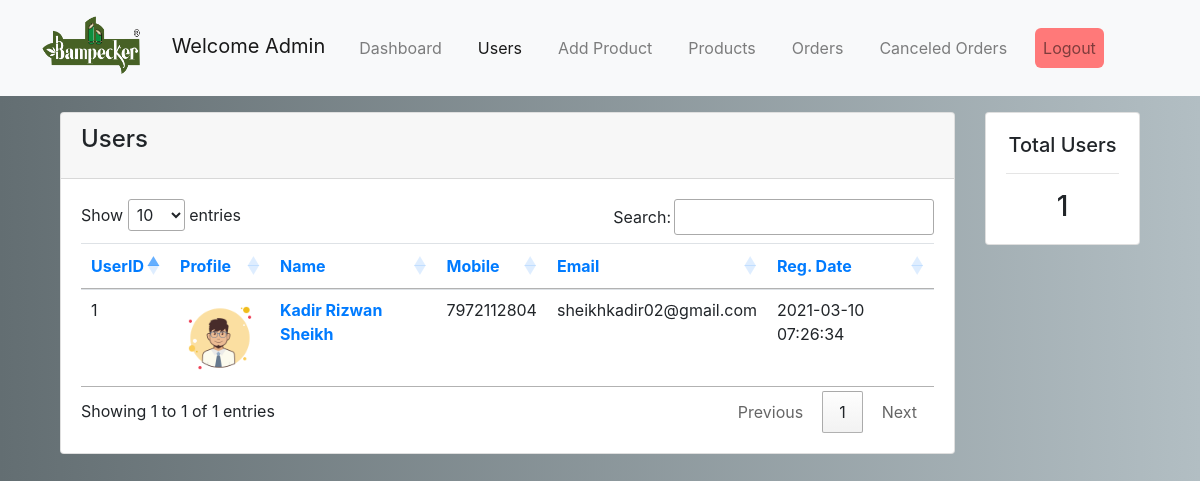
The app's page /admin-panel/users.php (signed in) with its own data.
### tables this page shows
CREATE TABLE `customer_tbl` (
  `id` int(11) NOT NULL,
  `csrf` varchar(100) NOT NULL,
  `name` varchar(50) NOT NULL,
  `profile_photo` varchar(50) NOT NULL DEFAULT 'user.png',
  `mobile_no` varchar(20) NOT NULL,
  `email` varchar(50) NOT NULL,
  `password` varchar(100) NOT NULL,
  `reg_date` timestamp NOT NULL DEFAULT CURRENT_TIMESTAMP
);

### admin-panel/users.php (the view, shortened to what this page needs)
<?php include '../common/connect.php'; ?>
<!DOCTYPE html>
<html>
<head>
	<link rel="stylesheet" href="https://stackpath.bootstrapcdn.com/bootstrap/4.4.1/css/bootstrap.min.css">
  <link rel="stylesheet" type="text/css" href="https://cdn.datatables.net/1.10.23/css/jquery.dataTables.min.css">
	<link rel="stylesheet" type="text/css" href="css/login.css">
</head>
<body>
<?php
    include 'navbar.php';
?>
<div class="container mt-3">
<div class="content">
        <div class="container-fluid">
          <div class="row">
            <div class="col-md-10">
              <div class="card">
                <div class="card-header card-header-primary">
                  <h4 class="card-title">Users</h4>
                </div>
                <div class="card-body">
                  <div class="table-responsive">
                    <table class="table" id="users_tbl">
                    <thead class=" text-primary">
                        <th>
                          UserID
                        </th>
                        <th>
                          Profile
                        </th>
                        <th>
                          Name
                        </th>
                        <th>
                          Mobile
                        </th>
                        <th>
                          Email
                        </th>
                        <th>
                          Reg. Date
                        </th>
                      </thead>
                    <tbody id="searchtbl">
                        <?php
                        $query = mysqli_query($conn,"SELECT * FROM `customer_tbl`");
                           $counter=1;
     while($row = mysqli_fetch_assoc($query)) {
      ?>
                      <tr>
                          <td class="user-id">
                            <?php echo $row['id']; ?>
                          </td>
                          <td>
                            <img src="../assets/profile_pics/<?php echo $row['profile_photo']; ?>" alt="" width="80" height="80">
                          </td>
                          <td class="text-primary">
                            <b><?php echo $row['name']; ?></b>
                          </td>
                          <td>
                            <?php echo $row['mobile_no']; ?>
                          </td>
                          <td>
                            <?php echo $row['email']; ?>
                          </td>
                          <td>
                             <?php echo $row['reg_date']; ?>
                          </td>
                        </tr>
                      <?php $counter++;} ?>
                    </tbody>
                  </table>
                </div>
                </div>
              </div>
            </div>
            <div class="col-md-2">
              <div class="card">
              <div class="card-body">
                <h5 class="card-title text-center">Total Users</h5>
                <hr>
                <div class="text-center">
                  <h3 class="card-text">
                  <?php
                  $count = mysqli_query($conn,"SELECT *  FROM customer_tbl");
                  echo mysqli_num_rows($count);
                  ?>
                </h3>
                </div>
              </div>
            </div>
            </div>
          </div>
        </div>
      </div>
</div>
</body>
</html>

### admin-panel/css/login.css (style rules this page uses)
:root { --input-padding-x: 1.5rem; --input-padding-y: .75rem; }
body { background: #007bff; background: linear-gradient(to right, #636e72, #b2bec3); }

### admin-panel/users.php (style rules this page uses)
.card .card-body h5 { white-space: nowrap; }

### records on screen
customer_tbl: id "1", profile_photo (picture), name "Kadir Rizwan Sheikh", mobile_no "7972112804", email "sheikhkadir02@gmail.com", reg_date "2021-03-10 07:26:34"

### other values on screen
mysqli_num_rows($count) "1"
